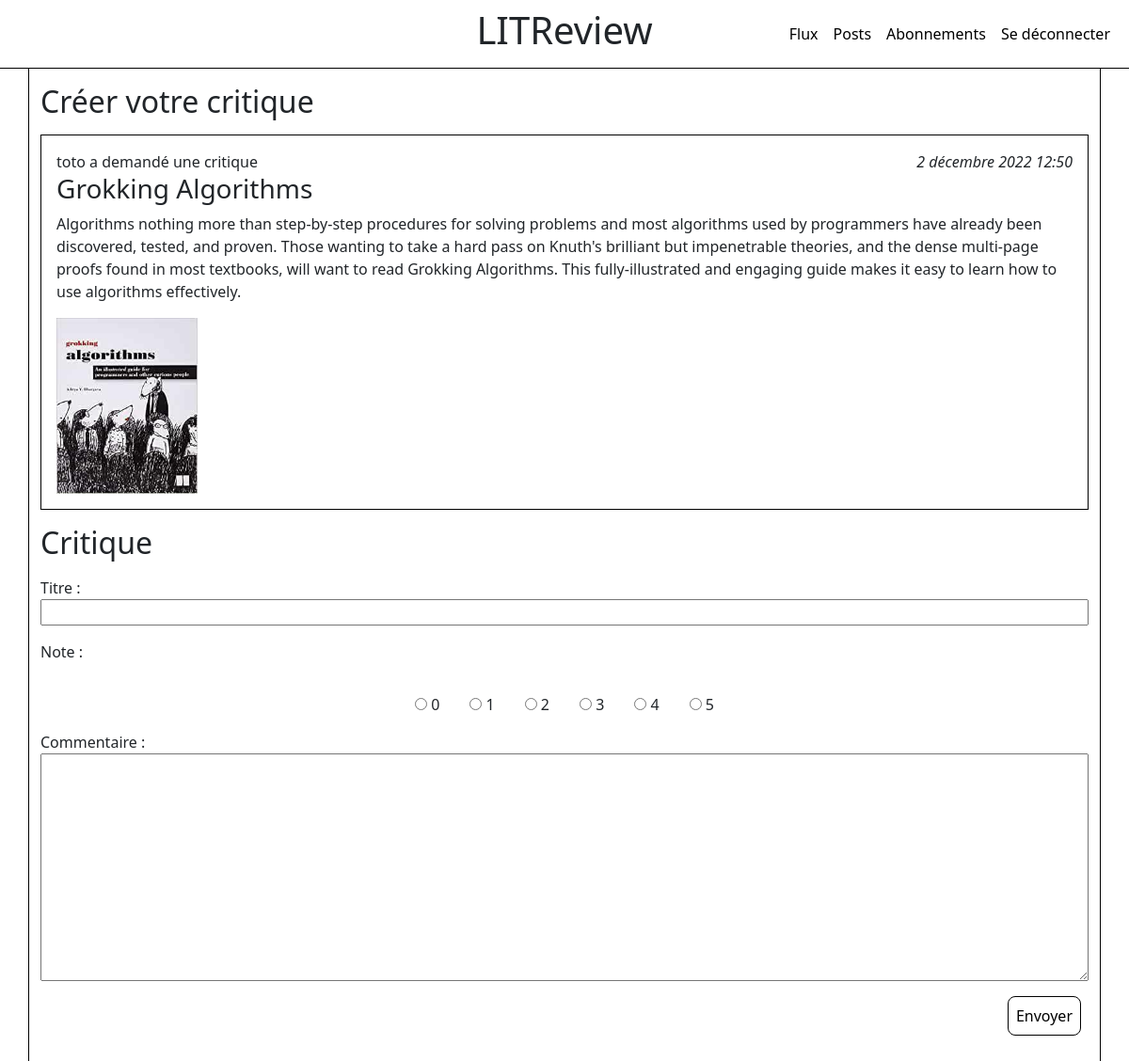
The page /tickets/75/reviews/add/ (signed in) on the database its author committed.
### feed/models.py (models this page shows, shortened)
class Ticket(models.Model):
    title = models.fields.CharField(max_length=128)
    description = models.fields.TextField(max_length=2048, blank=True)
    user = models.ForeignKey(to=settings.AUTH_USER_MODEL, on_delete=models.CASCADE)
    image = models.ImageField(null=True, blank=True)
    time_created = models.DateTimeField(auto_now_add=True)
    IMAGE_MAX_SIZE = (400, 400)

### authentication/models.py (models this page shows)
class User(AbstractUser):
    pass

### feed/views.py (the view, shortened to what this page needs)
# urls.py: path('tickets/<int:ticket_id>/reviews/add/', feed.views.review_create, name='review_create'),
@login_required
def review_create(request, ticket_id):
    post = Ticket.objects.get(id=ticket_id)
    context = {
        'form': ReviewForm(initial={'ticket': post}),
        'post': post,
        }
    return render(request, 'feed/review_create.html', context=context)

### feed/forms.py
class ReviewForm(forms.ModelForm):
    rating = forms.ChoiceField(label='Note', widget=forms.RadioSelect, choices=RATINGS)
    class Meta:
        model = Review
        fields = ['headline', 'rating', 'body', ]
        labels = {
          "headline": "Titre",
          "rating": "Note",
          "body": "Commentaire",
          }

### feed/templates/feed/review_create.html (shortened to what this page needs)
{% extends 'base.html' %}
{% block content %}
<h2>Créer votre critique</h2>
{% include 'feed/snippet_ticket.html' %}
<h2>Critique</h2>
<form action="" method="POST">
  {{ form.as_p }}
  <p class="text-end">
    <input type="submit" value="Envoyer" class="button">
  </p>
</form>
{% endblock %}

### feed/templates/feed/snippet_ticket.html
<div class="post">
    <span>
        {% if post.user == request.user %}
            Vous avez
        {% else %}
            {{ post.user }} a
        {% endif %}
        demandé une critique
    </span>
    <em>{{ post.time_created }} </em>
    <h3>{{ post.title }}</h3>
    <p>{{ post.description }}</p>
    {% if post.image %}
        <img src="{{ post.image.url }}" alt="{{ post.title }}">
    {% endif %}
</div>

### feed/static/feed/styles.css (style rules this page uses)
* { margin: 0; padding: 0; box-sizing: border-box; list-style-type: none; }
html { font-size: 100%; font-family: 'Montserrat', sans-serif; text-align: center; }
img { max-width: 150px; }
.button { font-size: 1em; background-color: white; padding: 0.5em; margin-right:0.5em; border-radius: 0.5em; cursor:hand; border:1px solid black; }
div.post { border:1px solid black; padding:1em; margin:1em 0; }
div.post em { float:right; }
label { margin-top:1em; }
label, select, #id_headline, #id_body, #id_title, #id_description { display:block; min-width: 100%; }
#id_rating { text-align: center; }
#id_rating div { display:inline-block; min-width: auto; margin:0 1em; }

### rows shown on the page
Ticket: user "toto", time_created "2 décembre 2022 12:50", title "Grokking Algorithms", description "Algorithms nothing more than step-by-step procedures for solving problems and most algorithms used by programmers have already been discovered, tested, and proven. Those wanting to take a hard pass on Knuth's brilliant but impenetrable theories, and the dense multi-page proofs found in most textbooks, will want to read Grokking Algorithms. This fully-illustrated and engaging guide makes it easy to learn how to use algorithms effectively.", image (picture)
